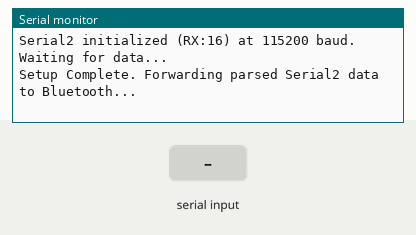
This sketch was run on a simulated ESP32. Parts: the last lines printed to the serial monitor. The test bench sets the inputs (shaded band). Nothing arrives over Bluetooth unless stated.

Above: at 1.2 s.
1.3 s: "E:\n" received over the second serial link
At 2.4 s:
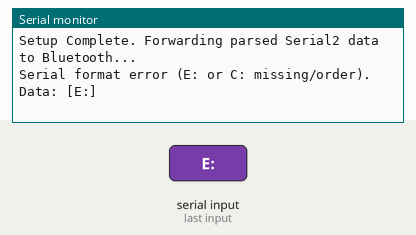
2.8 s: "C:\n" received over the second serial link
At 3.5 s:
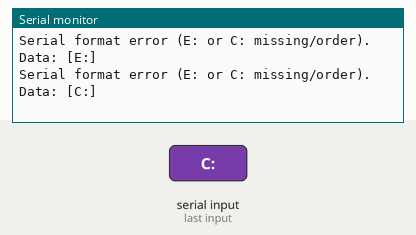
4.3 s: "0\n" received over the second serial link
At 4.7 s:
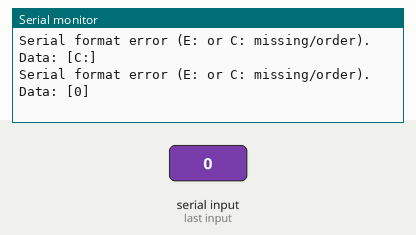
5.8 s: "90,45,200\n" received over the second serial link
At 7.0 s:
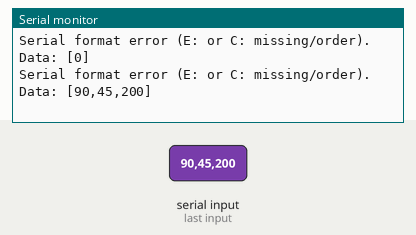
7.3 s: "90,45\n" received over the second serial link
At 8.1 s:
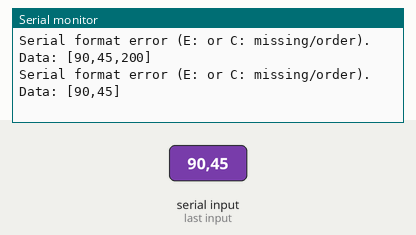

Measured:
- after the input at 1.3 s, the serial monitor: prints a new line at once (image 1)
- after the input at 2.8 s, the serial monitor: prints a new line at once (image 2)
- after the input at 4.3 s, the serial monitor: prints a new line at once (image 3)
- after the input at 5.8 s, the serial monitor: prints a new line at once (image 4)
- after the input at 7.3 s, the serial monitor: prints a new line at once (image 5)

The sketch:

Slave_5_2ndESP.ino
```cpp
// --- START: ESP32 Serial2-to-Bluetooth Bridge (V2.0 - Simplified) ---
// Reads PID data (e.g., "E:1.23 C:-4.56") from Serial2.
// Parses the data to extract Error and Correction values.
// Sends the parsed values via Bluetooth Serial (SPP).
// No Wi-Fi or ESP-NOW functionality.

#include <Arduino.h>
#include "BluetoothSerial.h" // Bluetooth Serial library

// --- Bluetooth Serial Setup ---
#if !defined(CONFIG_BT_ENABLED) || !defined(CONFIG_BLUEDROID_ENABLED)
#error Bluetooth is not enabled! Please run `make menuconfig` to and enable it
#endif

BluetoothSerial SerialBT; // Bluetooth Serial object
String deviceName = "PID_BT"; // Name for Bluetooth discovery

// --- Serial Communication (from other ESP32) ---
#define SERIAL2_RXPIN 16
#define SERIAL2_TXPIN 17 // Not used, but defined for Serial2.begin
#define SERIAL_BAUD_RATE 115200
String serialBuffer = ""; // Buffer to hold incoming Serial2 line

// --- Global Variables to store latest parsed data ---
// Kept global in case needed elsewhere later, but only used for BT print now.
float currentHeadingError = 0.0;
float currentPidCorrection = 0.0;

// --- Function Prototypes ---
void parseSerialData(String data);

// --- Setup ---
void setup() {
    // Initialize Primary Serial (USB) for debugging this ESP32
    Serial.begin(115200);
    Serial.println("\nESP32 Serial2-to-Bluetooth Bridge (V2.0) Setup...");

    // Initialize Bluetooth Serial
    if (!SerialBT.begin(deviceName)) {
        Serial.println("FATAL: An error occurred initializing Bluetooth Serial!");
        ESP.restart(); // Restart if Bluetooth fails
    } else {
        Serial.printf("Bluetooth Serial started. Device name: '%s'. Ready to pair.\n", deviceName.c_str());
    }

    // Initialize Serial2 to receive data from the first ESP32
    Serial2.begin(SERIAL_BAUD_RATE, SERIAL_8N1, SERIAL2_RXPIN, SERIAL2_TXPIN);
    Serial.printf("Serial2 initialized (RX:%d) at %d baud. Waiting for data...\n", SERIAL2_RXPIN, SERIAL_BAUD_RATE);
    serialBuffer.reserve(100); // Pre-allocate buffer

    Serial.println("Setup Complete. Forwarding parsed Serial2 data to Bluetooth...");
}

// --- Loop ---
void loop() {
    // Read data from Serial2 continuously
    while (Serial2.available() > 0) {
        char incomingChar = Serial2.read();

        // Process line by line, ending with newline '\n'
        if (incomingChar == '\n') {
            // Optionally print raw received line to USB Serial for debugging
            // Serial.print("Raw Serial2 RX: ");
            // Serial.println(serialBuffer);

            parseSerialData(serialBuffer); // Parse and send via Bluetooth
            serialBuffer = ""; // Reset buffer for next line
        }
        // Append printable characters (and ignore carriage return '\r')
        else if (incomingChar >= 32 && incomingChar != '\r') {
            if (serialBuffer.length() < 99) { // Prevent buffer overflow
                serialBuffer += incomingChar;
            } else {
                Serial.println("WARN: Serial2 buffer overflow! Clearing buffer.");
                serialBuffer = ""; // Clear overflowing buffer
            }
        }
    }
    // No delay needed - loop depends on Serial2 data arrival
}

// --- Function Definitions ---

// Parses the string received from Serial2 (e.g., "E:12.34 C:-5.67")
// and sends parsed data via Bluetooth Serial
void parseSerialData(String data) {
    int errorIndex = data.indexOf("E:");
    int correctionIndex = data.indexOf("C:");

    // Check if both markers "E:" and "C:" are found and in the correct order
    if (errorIndex != -1 && correctionIndex != -1 && correctionIndex > errorIndex) {
        String errorStr = data.substring(errorIndex + 2, correctionIndex);
        String correctionStr = data.substring(correctionIndex + 2);
        errorStr.trim(); // Remove leading/trailing whitespace
        correctionStr.trim();

        // Convert substrings to float
        float parsedError = errorStr.toFloat();
        float parsedCorrection = correctionStr.toFloat();

        // Basic validation for toFloat()
        bool errorValid = (parsedError != 0.0 || errorStr.equals("0") || errorStr.equals("0.0") || errorStr.equals("-0.0"));
        bool correctionValid = (parsedCorrection != 0.0 || correctionStr.equals("0") || correctionStr.equals("0.0") || correctionStr.equals("-0.0"));

        if (errorValid && correctionValid) {
            // Update global variables (optional if only used here)
            currentHeadingError = parsedError;
            currentPidCorrection = parsedCorrection;

            // Print parsed values to USB Serial Monitor for local debugging
            Serial.printf("Parsed OK -> E: %.2f, C: %.2f --> Sending via BT\n", currentHeadingError, currentPidCorrection);

            // Send parsed data over Bluetooth Serial IF a client is connected
            if (SerialBT.hasClient()) {
                // Send formatted string with newline
                SerialBT.printf("E:%.2f C:%.2f\n", currentHeadingError, currentPidCorrection);
            } else {
                // Optionally notify via USB Serial if no BT client is connected
                // Serial.println("(BT Client not connected)");
            }

        } else {
             // Log parsing failure (toFloat likely failed) to USB Serial
             Serial.println("Serial parsing failed (toFloat). Data: [" + data + "]");
        }
    } else {
        // Log format errors (markers not found/out of order) to USB Serial
        Serial.println("Serial format error (E: or C: missing/order). Data: [" + data + "]");
    }
}

// --- END: ESP32 Serial2-to-Bluetooth Bridge ---
```
